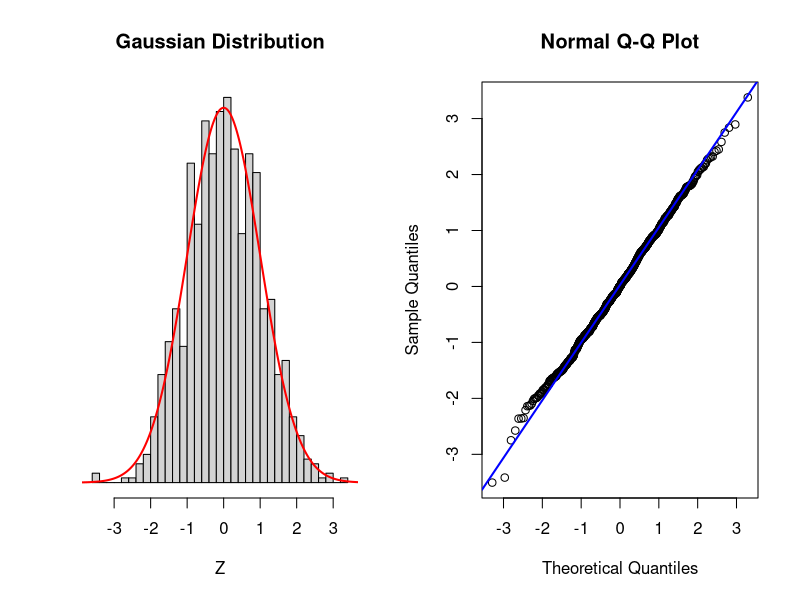

Here is the R script that generated this plot:
# Draw two plots next to each other
par(mfrow = c(1, 2))

# normal_density are the y-values for the normal curve
# zs are the x-values for the normal curve
n <- 1000
normal_density <- dnorm(seq(-4, 4, 0.01))
zs <- seq(-4, 4, 0.01)

# Add some spice to the default histogram function
hist_ <- function(x, ...){
  hist(x, breaks = 30, xlab = "Z", ylab = "",  yaxt='n', freq = FALSE, ...)
  lines(zs, normal_density, type = "l", col = "red", lwd = 2)
}

# Gaussian Normal
# rnorm() generates random numbers from a normal distribution
# gaussian_rv is the dataset that will be compared to the Gaussian distribution
gaussian_rv <- rnorm(n)

# Draw the histogram
hist_(gaussian_rv, main = "Gaussian Distribution")

# Draw the Q-Q plot
qqnorm(gaussian_rv)
qqline(gaussian_rv, col = "blue", lwd = 2)